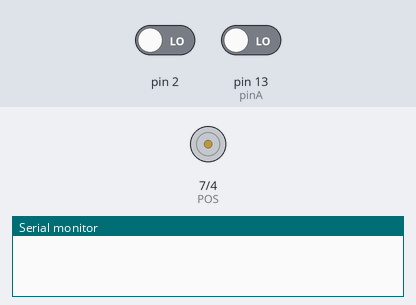
Bench run of a sketch on a simulated Arduino Uno, built with avr-gcc and run on an emulated ATmega328P. Parts: motor-driver pin pairs drawn as motors (green arrow = first pin HIGH = forward, orange = second pin HIGH = backward, longer = more drive, scaled by the enable pin), the last lines printed to the serial monitor. The test bench sets the inputs (shaded band); at power-on: pin 2 LOW, pin 13 (pinA) LOW.

Above: at 0.1 s.
At 6.1 s:
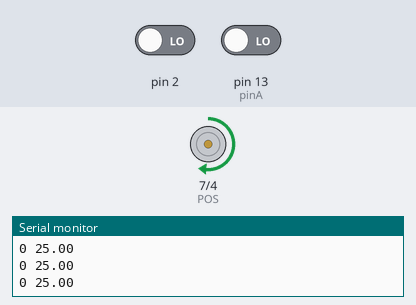
Timing chart, 0 to 7.6 s (numbered marks = the images above):
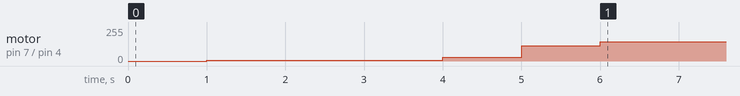

Measured:
- by itself, motor on pin 7 (POS) / pin 4 (NEG): moves from stopped to forward 143/255 over 5.0 s

The sketch:

program3.ino
```cpp
#include <TimerOne.h>
#define SENSOR 0
 int pinA = 13;  // Connected to CLK on KY-040
 int pinB = 12;  // Connected to DT on KY-040
 int encoderPosCount = 0;
 int pinALast;
 int aVal;
 boolean bCW;
const int PWM = 3;
const int POS = 7;
const int NEG = 4;
int rpsTarget;
int rotation;
unsigned int counter;

//PID Kp=12,Kd=0.125,Ki=1
 float Kp=2;
 float Kd=1.2;
 float Ki=1;
 float dt=1;
 float setPoint, PV, Sum;
 float PIDval,x, y;
 float error = 0;
 float errorprev =0;
 float PIDvalmax = 180;
 float PIDvalmin = 5;
void docount()  // counts from the speed sensor
{
  counter++;  // increase +1 the counter value
}

void timerIsr()
{
  Timer1.detachInterrupt();  //stop the timer
  //Serial.print("\nRPS: ");
  rotation = (counter / 20);  // divide by number of holes in Disc

  inversKinematic();
  //Serial.print("  Setpoint: ");
  Serial.print(rotation,DEC);
  Serial.print(" ");
  Serial.println(setPoint);
  //Serial.print("  Error: ");
  //Serial.print(errorprev);
  //Serial.print("  Sum: ");
  //Serial.print(Sum);
  //Serial.print("  PID: ");
  //Serial.print(x);
  //Serial.print("  Output: ");
  //Serial.print(y);
  counter=0;  //  reset counter to zero
  Timer1.attachInterrupt( timerIsr );  //enable the timer
}
 void setup() {
     Serial.begin (9600);
  pinMode (pinA,INPUT);
  pinMode (pinB,INPUT);
  pinMode(PWM, OUTPUT);
  pinMode(POS, OUTPUT);
  pinMode(NEG, OUTPUT);
   /* Read Pin A
   Whatever state it's in will reflect the last position
   */
   pinALast = digitalRead(pinA);

   Timer1.initialize(1000000); // set timer for 1sec
  attachInterrupt(SENSOR, docount, RISING);  // increase counter when speed sensor pin goes High
  Timer1.attachInterrupt( timerIsr ); // enable the timer
 }

 void loop() {
   //aVal = digitalRead(pinA);
   //if (aVal != pinALast){ // Means the knob is rotating
     // if the knob is rotating, we need to determine direction
     // We do that by reading pin B.
     //if (digitalRead(pinB) != aVal) {  // Means pin A Changed first - We're Rotating Clockwise
       //encoderPosCount ++;
      // bCW = true;
     //} else {// Otherwise B changed first and we're moving CCW
       //bCW = false;
       //encoderPosCount--;
     //}
   //}
   //pinALast = aVal;
   setPoint = 25;//encoderPosCount;
     PV = rotation;

 }

void inversKinematic()
{
  error = setPoint - PV;
  Sum = Sum + error;
  PIDval = Kp*error + Ki*Sum*dt + ((Kd/dt)*(error - errorprev));
  if(PIDval > PIDvalmax) {PIDval = PIDvalmax;};
  if(PIDval < PIDvalmin) {PIDval = PIDvalmin;};

  x = abs( PIDval);
      errorprev = error;
  y = 4*0.00000000001*x*x*x*x*x*x - 3*0.00000001*x*x*x*x*x + 7*0.000001*x*x*x*x - 0.0007*x*x*x + 0.0306*x*x - 0.5234*x + 1.9572;
  //y = (-3*0.0000001*x*x*x*x) + (0.0001*x*x*x) - (0.0124*x*x) + (0.4232*x) - 3.0298;
  //y = (-5*0.000000001*x*x*x*x*x) + (2*0.000001*x*x*x*x) - (0.0002*x*x*x) + (0.0102*x*x) - (0.1604*x) + 0.4539;
  //y = 7*0.00001*x*x*x - 0.0325*x*x + 5.403*x - 291.49;
  //y = (21.26*x*x*x*x*x)-(92.68*x*x*x*x)+(151.1*x*x*x)-(102.5*x*x)+(49.68*x)+5.047;
  y= abs(y);
  analogWrite(PWM,y);
  digitalWrite(POS,1);
  digitalWrite(NEG,0);
}
```
